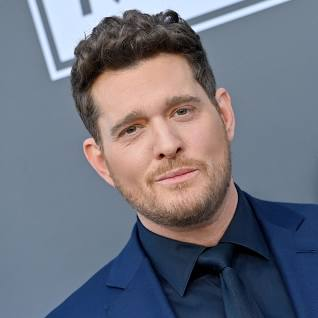
#> input picture photos/buble/download.jpeg, 318 x 318 px, found by its file name
$ python face_recognition.py
#> lines starting #> are read from the running program, lines starting #| are printed output that depends on the picture; after the words box and inside, x2 and y2 are one past the last pixel; in counts of white or black regions, pixels touching at a corner belong together
import numpy as np
import cv2 as cv
import os


harr = cv.CascadeClassifier('harr.xml')
p = []
for i in os.listdir('./photos'):
    p.append(i)


face_recognizer = cv.face.LBPHFaceRecognizer_create()
face_recognizer.read('face_trained.yml')
IMAGE = '/home/bashardinho/Desktop/face_detection_project/photos/buble/download.jpeg'
img = cv.imread(IMAGE)
#> img is the input picture: shape (318, 318, 3); mean B, G, R 126.2, 113.8, 110.7


gray = cv.cvtColor(img, cv.COLOR_BGR2GRAY)
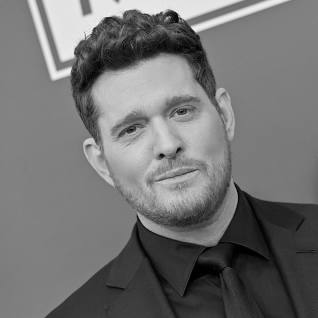
#> gray: shape (318, 318); min 0, max 251, mean 114.3

cv.imshow('Person', gray)

# Detecting
face_rect = harr.detectMultiScale(gray, 1.1, 4)
#> face_rect = [[77, 55, 162, 162]]

for (x, y, w, h) in face_rect:
    faces_roi = gray[y:y+h, x:x+h]

    lable, confidance = face_recognizer.predict(faces_roi)
    print(f"Lable = {p[lable]} ----- with {confidance} confidance")

    cv.rectangle(img, (x, y), (x+w, y+h), (0, 255, 0), thickness=2)

    cv.putText(img, str(p[lable]), (20, 20),
               cv.FONT_ITALIC, 1.0, (255, 0, 0), thickness=2)
#> this loop made 1 pass
#> (x, y, w, h, lable, confidance) on pass 1: (77, 55, 162, 162, 0, 0)
#| Lable = alaba ----- with 0.0 confidance
#> pass 1, `faces_roi = gray[y:y+h, x:x+h]`:
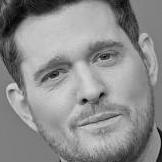
#> faces_roi: shape (162, 162); min 1, max 216, mean 140.6
#> after the loop:
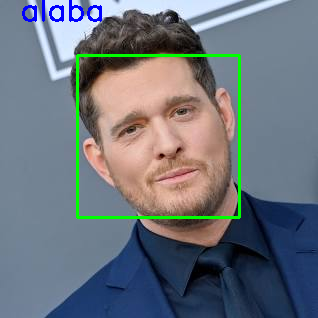
#> img: shape (318, 318, 3); 2.54% of pixels changed, all inside (x1, y1, x2, y2) = (22, 0, 241, 219)


cv.imshow('Detected Person', img)
cv.waitKey(0)
